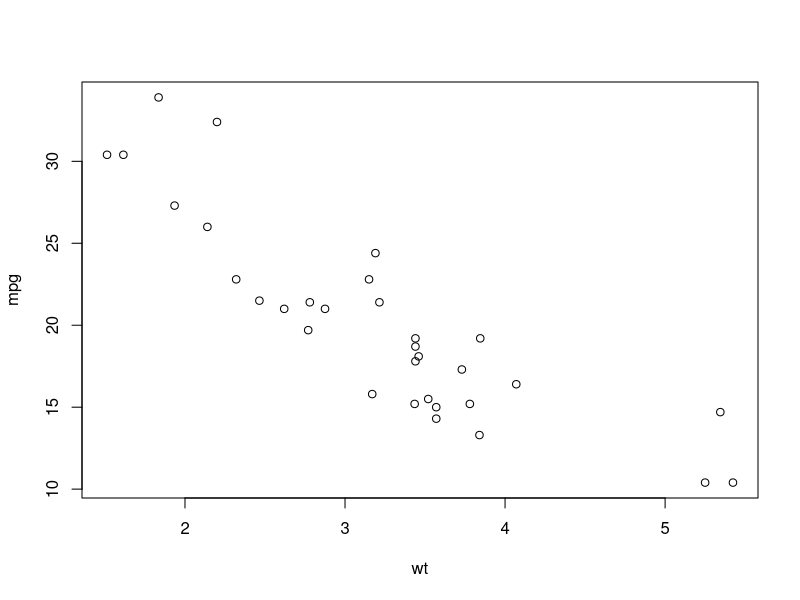
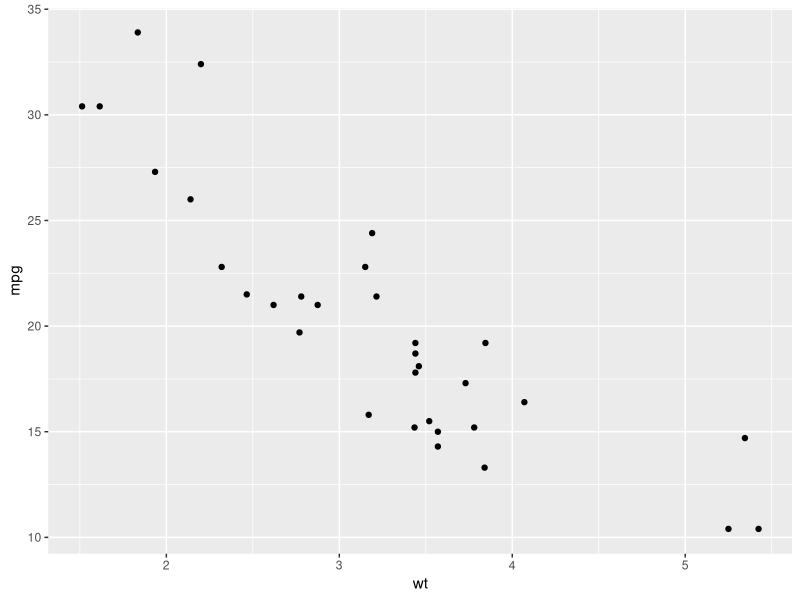
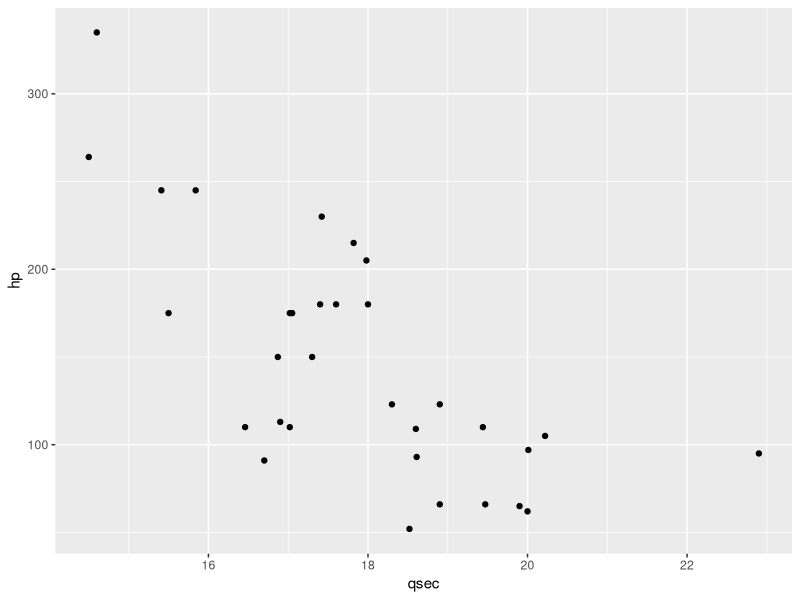
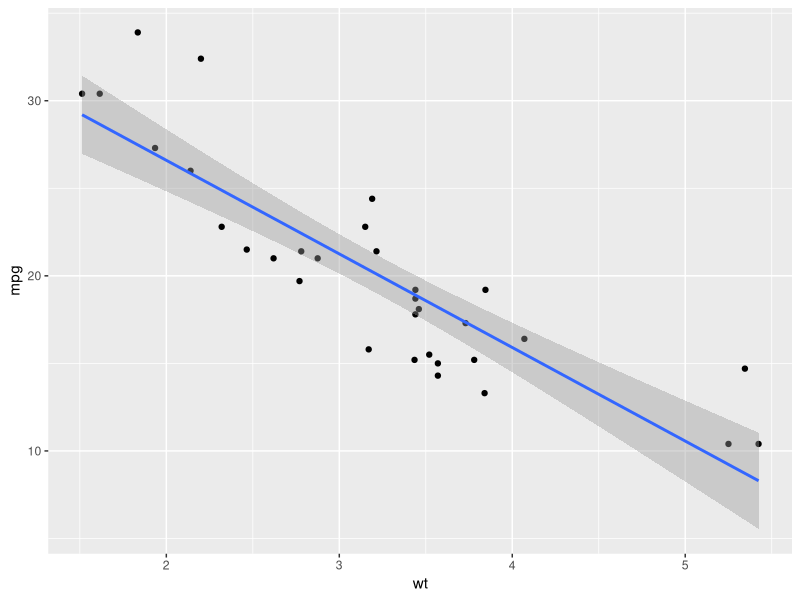
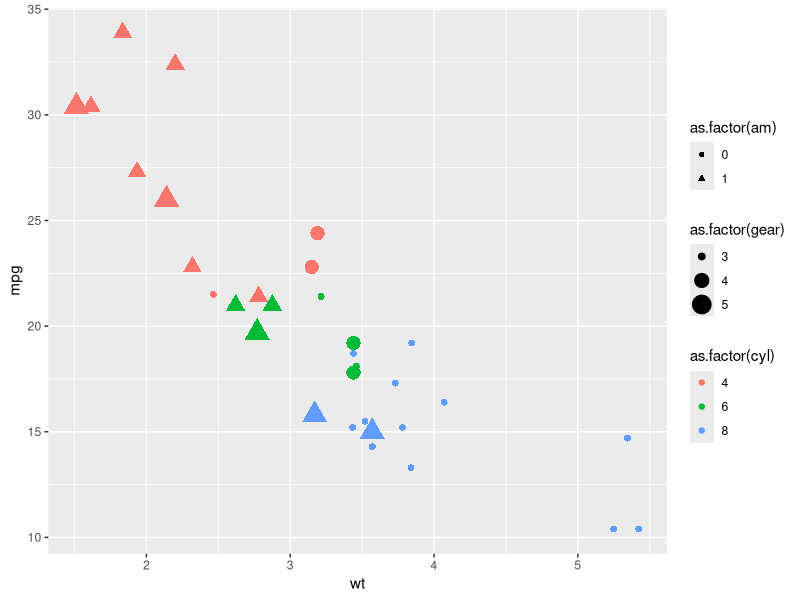
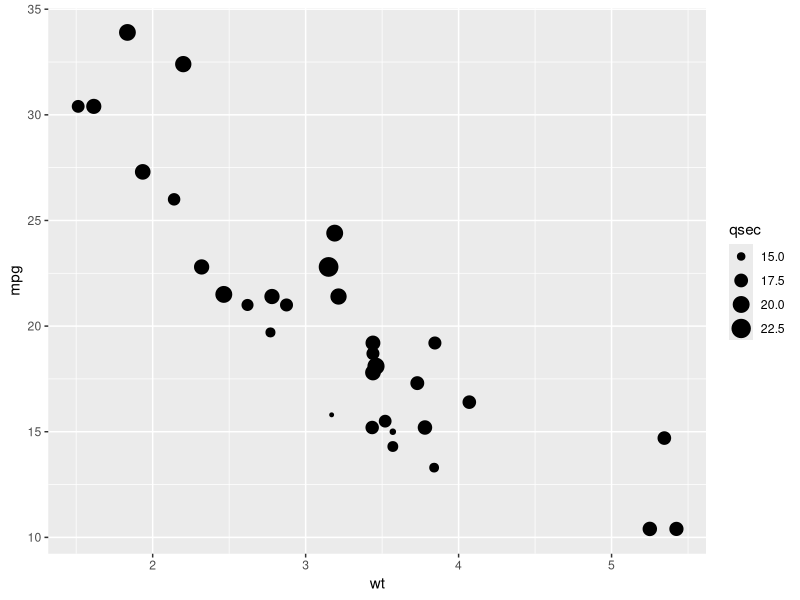
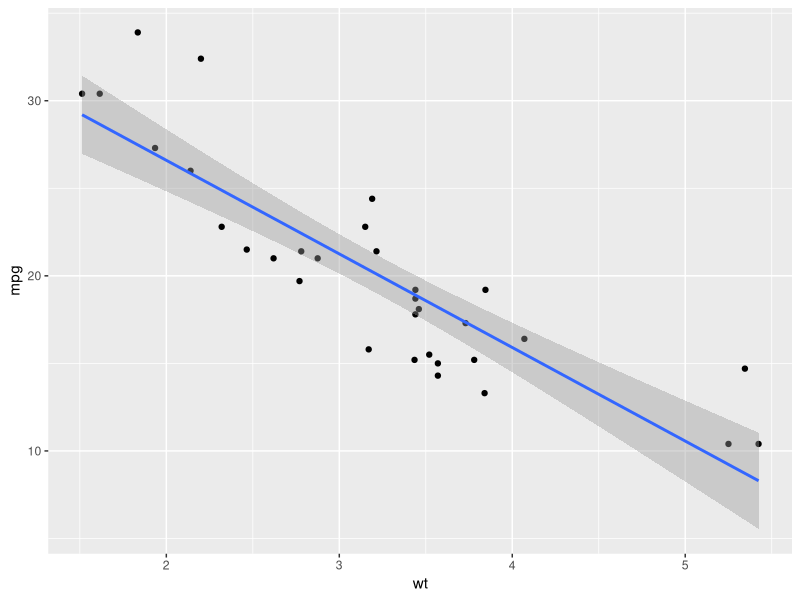
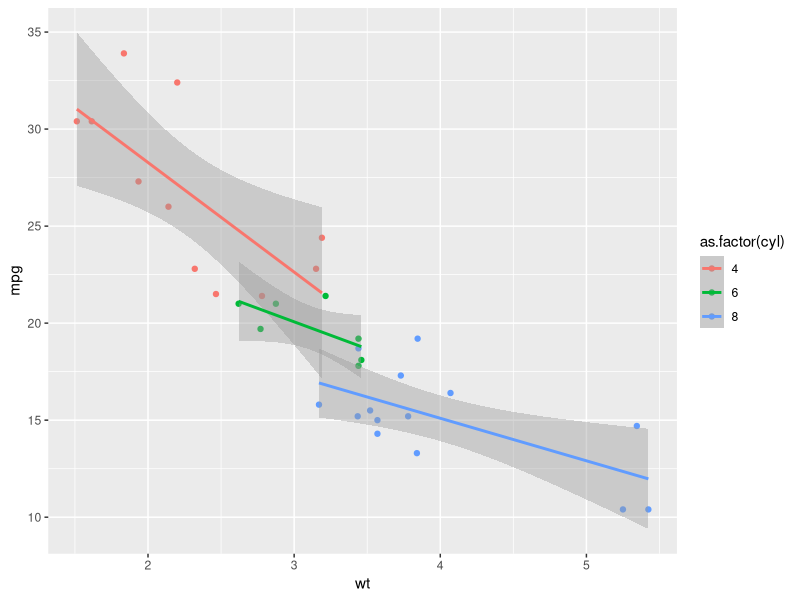

These charts were generated, in order, by the following R code:
#ggplot with mtcars

library(ggplot2)

plot(mtcars[,c('wt','mpg')])
names(mtcars)
ggplot(data = mtcars, mapping = aes(x = wt, y = mpg)) + geom_point()
ggplot(data = mtcars, mapping = aes(x = qsec, y = hp)) + geom_point()


ggplot(data = mtcars, mapping = aes(x = wt, y = mpg)) + geom_point() + stat_smooth(method='lm') 

#More Aesthetics
#colour as cyl categories
ggplot(data = mtcars, mapping = aes(x = wt, y = mpg, color = as.factor(cyl), size=as.factor(gear), shape=as.factor(am))) + geom_point()

#continuous variable as size
ggplot(data = mtcars, mapping = aes(x = wt, y = mpg, size = qsec)) + geom_point()

#Combine Asthetics + Layers
ggplot(data = mtcars, mapping = aes(x = wt, y = mpg)) + geom_point() + stat_smooth(method='lm') 
ggplot(data = mtcars, mapping = aes(x = wt, y = mpg, color = as.factor(cyl))) + geom_point() +  stat_smooth(method = 'lm')


#Faceting
ggplot(data = mtcars, mapping = aes(x = wt, y = mpg)) + geom_point()
ggplot(data = mtcars, mapping = aes(x = wt, y = mpg, color=as.factor(am))) + geom_point(size=4) + facet_wrap(~ cyl)

#scale of x free
ggplot(data = mtcars, mapping = aes(x = wt, y = mpg)) + geom_point() +  stat_smooth(method = 'lm') + facet_wrap(~ cyl)
ggplot(data = mtcars, mapping = aes(x = wt, y = mpg)) + geom_point() +  stat_smooth(method = 'lm') + facet_wrap(~ cyl, scales = 'free')

#two variable
ggplot(data = mtcars, mapping = aes(x = wt, y = mpg)) + geom_point() +   stat_smooth(method = 'lm') + facet_grid(am ~ cyl, scales='free')


#Histogram
hist(mtcars$mpg)
ggplot(mtcars,aes(x=mpg)) + geom_histogram(binwidth=3)

g <- ggplot(mtcars,aes(x=mpg)) + geom_histogram(binwidth=5)
g
g + xlab('Miles per Gallon')+ylab('Number of Cars')

g1 <- ggplot(mtcars,aes(x=mpg)) + geom_histogram(binwidth=5, color='red', fill='green')
g1 + xlab('Miles per Gallon')+ylab('Number of Cars')


#BarPlot
